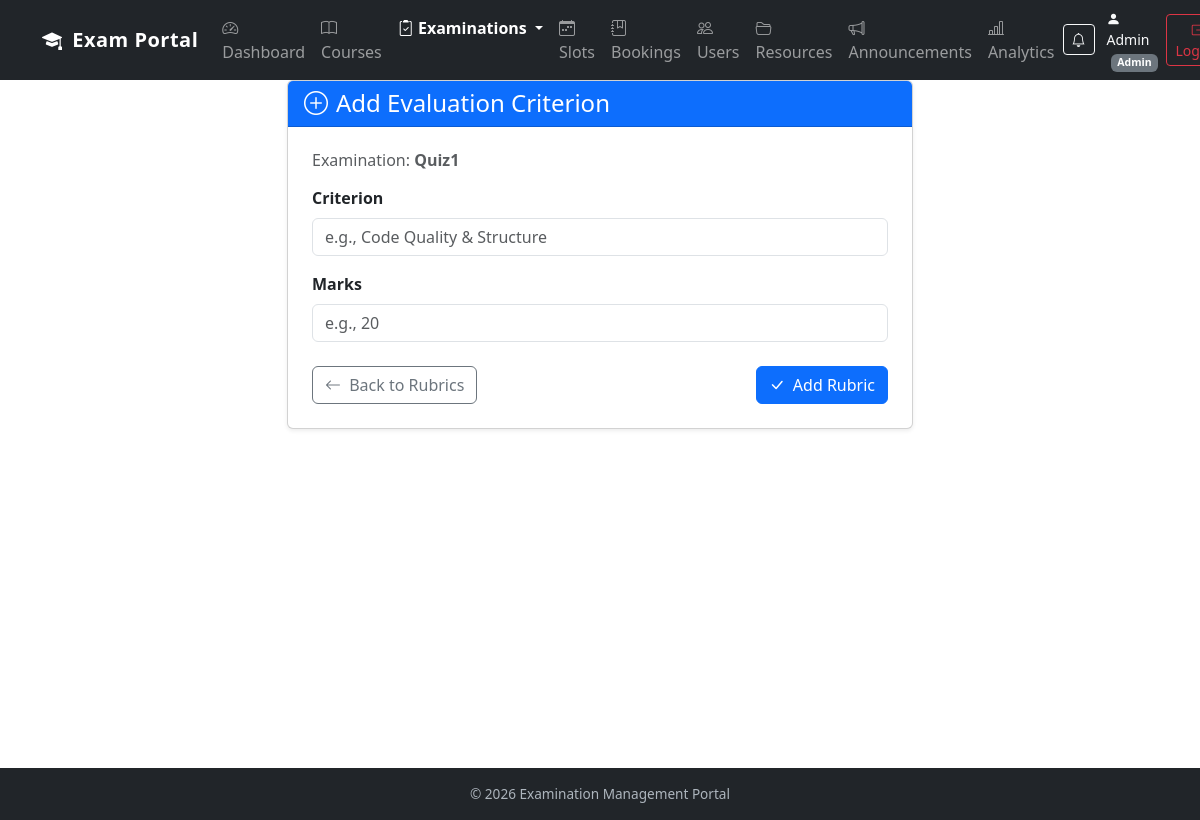
/rubric/add/1 (signed in), run on an earlier commit of the app's database.
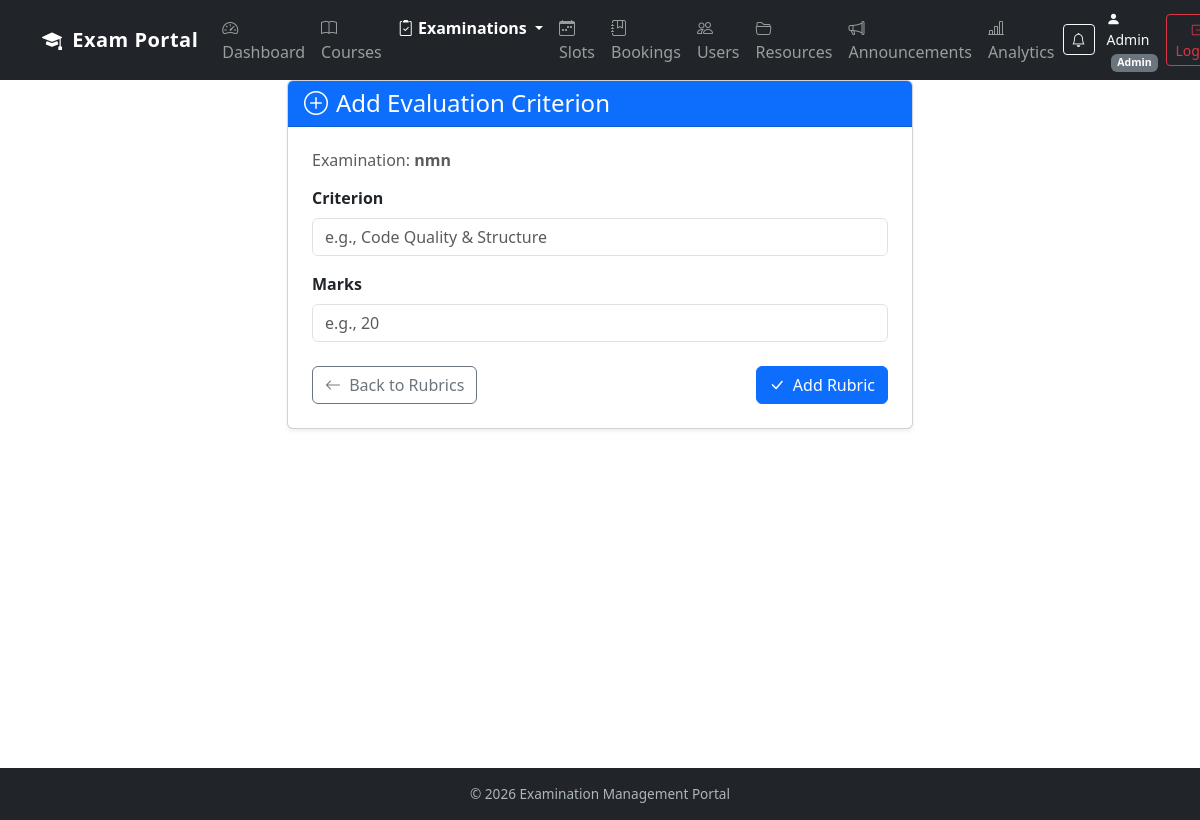
And on a later commit of the database.
### models.py (models this page shows, shortened)
class Examination(db.Model):
    id = db.Column(db.Integer, primary_key=True)
    name = db.Column(db.String(100), nullable=False)
    course_id = db.Column(
        db.Integer, db.ForeignKey("course.id"), nullable=False
    )
    status = db.Column(db.String(30), default="Draft")
    slot_creation_start = db.Column(db.String(30))
    slot_creation_end = db.Column(db.String(30))
    booking_start = db.Column(db.String(30))
    booking_end = db.Column(db.String(30))
    slot_creation_open = db.Column(db.Boolean, default=False)
    booking_open = db.Column(db.Boolean, default=False)
    course = db.relationship("Course", backref="examinations")

### app.py (the view, shortened to what this page needs)
@app.route("/rubric/add/<int:examination_id>", methods=["GET", "POST"])
@role_required("Admin")
def add_rubric(examination_id):
    examination = Examination.query.get_or_404(examination_id)
    return render_template(
        "add_rubric.html",
        examination=examination
    )

### app.py (called while the page is built)
def role_required(required_role):
    def decorator(function):
        @wraps(function)
        def wrapper(*args, **kwargs):
            if "user_id" not in session:
                return redirect(url_for("login"))
            user = User.query.get(session["user_id"])
            if not user.is_active:
                session.clear()
                return redirect(url_for("login"))
            if user is None:
                session.clear()
                return redirect(url_for("login"))
            if user.role != required_role:
                abort(403)
            if user.role == "Examiner" and not user.is_approved:
                session.clear()
                return redirect(url_for("login"))
            return function(*args, **kwargs)
        return wrapper
    return decorator

@app.context_processor
def inject_global_data():
    unread_count = 0
    if "user_id" in session:
        unread_count = Notification.query.filter_by(
            user_id=session["user_id"],
            is_read=False
        ).count()
    return {"unread_notifications_count": unread_count}

### templates/add_rubric.html (shortened to what this page needs)
{% extends "base.html" %}
{% block content %}
<div class="container mt-4" style="max-width: 650px;">
    <div class="card shadow-sm">
        <div class="card-header bg-primary text-white">
            <h4 class="mb-0"><i class="bi bi-plus-circle me-2"></i>Add Evaluation Criterion</h4>
        </div>
        <div class="card-body p-4">
            <h6 class="text-muted mb-3">Examination: <strong>{{ examination.name }}</strong></h6>
            <form method="POST">
                <div class="mb-3">
                    <label class="form-label fw-semibold">Criterion</label>
                    <input type="text"
                           name="criterion"
                           class="form-control"
                           placeholder="e.g., Code Quality & Structure"
                           required>
                </div>
                <div class="mb-3">
                    <label class="form-label fw-semibold">Marks</label>
                    <input type="number"
                           name="marks"
                           class="form-control"
                           placeholder="e.g., 20"
                           min="1"
                           required>
                </div>
                <div class="d-flex justify-content-between pt-2">
                    <a href="{{ url_for('manage_rubrics', examination_id=examination.id) }}"
                       class="btn btn-outline-secondary">
                        <i class="bi bi-arrow-left me-1"></i> Back to Rubrics
                    </a>
                    <button type="submit" class="btn btn-primary">
                        <i class="bi bi-check-lg me-1"></i> Add Rubric
                    </button>
                </div>
            </form>
        </div>
    </div>
</div>
{% endblock %}

What changed in the data, as far as the page shows it:
changed Examination: name "Quiz1" → "nmn"
